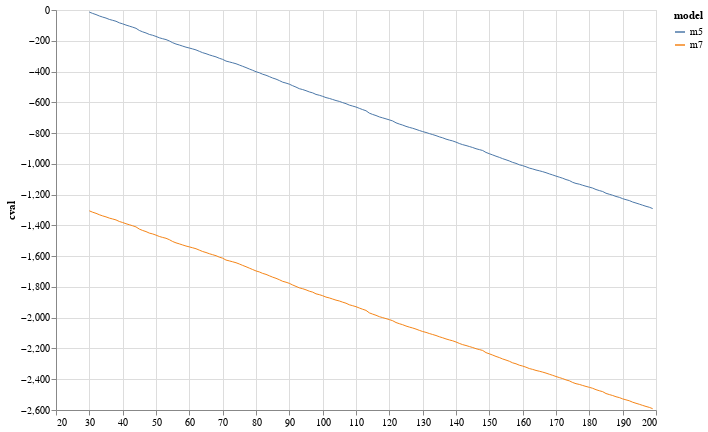

Notebook code for this chart:
### Code cell
width = 600
height = 400
c = alt.Chart(scrldf).mark_line(
    strokeWidth = 1,
    ).encode(
    alt.X('t:Q', title=None),
    alt.Y('cval:Q'),
    alt.Color('model')
    ).properties(width=width, height=height)
c

### Figure 1 — Vega-Lite specification as saved in the notebook (floating-point values rounded to 4 significant figures; data arrays with more than 128 entries replaced by an {"elided": "..."} marker saying what was removed)
{"config": {"view": {"continuousWidth": 400, "continuousHeight": 300}}, "data": {"name": "data-6edc0c98b031c51b0c6589c32bbe57b7"}, "mark": {"type": "line", "strokeWidth": 1}, "encoding": {"color": {"type": "nominal", "field": "model"}, "x": {"type": "quantitative", "field": "t", "title": null}, "y": {"type": "quantitative", "field": "cval"}}, "height": 400, "width": 600, "$schema": "https://vega.github.io/schema/vega-lite/v4.8.1.json", "datasets": {"data-6edc0c98b031c51b0c6589c32bbe57b7": {"elided": "340 records"}}}
